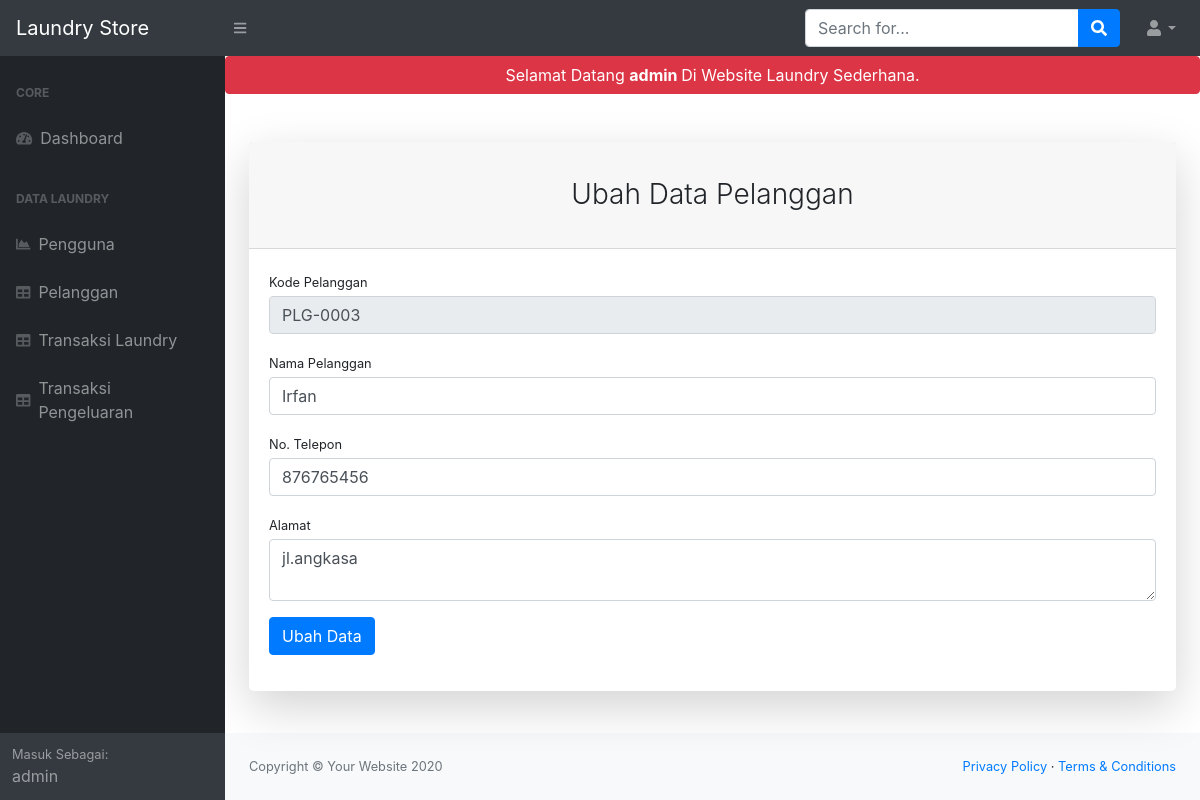
Page /?p=pelanggan&aksi=ubah&id=3 (signed in) on the committed database.
### tables this page shows
CREATE TABLE `tb_pelanggan` (
  `id_pelanggan` int(11) NOT NULL,
  `kode_pelanggan` varchar(255) NOT NULL,
  `nama_pelanggan` varchar(50) NOT NULL,
  `alamat_pelanggan` varchar(150) NOT NULL,
  `telp_pelanggan` int(30) NOT NULL
);

### page/pelanggan/ubah.php (the view, shortened to what this page needs)
<?php
$id_pelanggan = $_GET['id'];
$tampilPelanggan = $koneksi->query("SELECT * FROM tb_pelanggan WHERE id_pelanggan = $id_pelanggan") or die(mysqli_error($conn));
$pecahPelanggan = $tampilPelanggan->fetch_assoc();
?>
<div class="card shadow-lg border-0 rounded-lg mt-5">
    <div class="card-header"><h3 class="text-center font-weight-light my-4">Ubah Data Pelanggan</h3></div>
    <div class="card-body">
        <form action="" method="post">
            <div class="form-group">
                <label class="small mb-1" for="kode_pelanggan">Kode Pelanggan</label>
                <input class="form-control" name="kode_pelanggan" id="kode_pelanggan" readonly="" value="<?= $pecahPelanggan['kode_pelanggan']; ?>" type="text"/>
            </div>
            <div class="form-group">
                <label class="small mb-1" for="nama_pelanggan">Nama Pelanggan</label>
                <input class="form-control" name="nama_pelanggan" id="nama_pelanggan" value="<?= $pecahPelanggan['nama_pelanggan']; ?>" type="text"/>
            </div>
            <div class="form-group">
                <label class="small mb-1" for="telp_pelanggan">No. Telepon</label>
                <input class="form-control" name="telp_pelanggan" id="telp_pelanggan" value="<?= $pecahPelanggan['telp_pelanggan']; ?>" type="text"/>
            </div>
            <div class="form-group">
                <label class="small mb-1" for="kode_pelanggan">Alamat</label>
                <textarea name="alamat" id="alamat" class="form-control"><?= $pecahPelanggan['alamat_pelanggan']; ?></textarea>
            </div>
            <div class="form-group">
            	<button class="btn btn-primary" type="submit" name="ubah">Ubah Data</button>
            </div>
        </form>
    </div>
</div>

### rows in the picture
tb_pelanggan: kode_pelanggan "PLG-0003", nama_pelanggan "Irfan", telp_pelanggan "876765456", alamat "jl.angkasa"

### other values in the picture
$_SESSION['admin']['username'] "admin"
